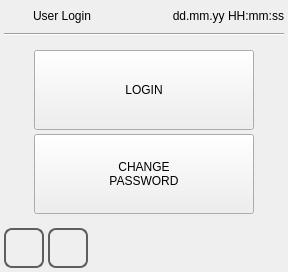
<?xml version="1.0" encoding="UTF-8"?>
<ui version="4.0">
 <class>login_pwd</class>
 <widget class="QWidget" name="login_pwd">
  <property name="geometry">
   <rect>
    <x>0</x>
    <y>0</y>
    <width>288</width>
    <height>272</height>
   </rect>
  </property>
  <property name="minimumSize">
   <size>
    <width>0</width>
    <height>0</height>
   </size>
  </property>
  <property name="maximumSize">
   <size>
    <width>16777215</width>
    <height>16777215</height>
   </size>
  </property>
  <property name="windowTitle">
   <string>login_pwd</string>
  </property>
  <property name="styleSheet">
   <string notr="true">QPushButton
{
	font: 18pt &quot;DejaVu Sans Mono&quot;;
}</string>
  </property>
  <layout class="QVBoxLayout" name="verticalLayout">
   <property name="spacing">
    <number>4</number>
   </property>
   <property name="margin">
    <number>4</number>
   </property>
   <item>
    <layout class="QHBoxLayout" name="horizontalLayout">
     <item>
      <widget class="QLabel" name="labelIcon">
       <property name="minimumSize">
        <size>
         <width>25</width>
         <height>25</height>
        </size>
       </property>
       <property name="maximumSize">
        <size>
         <width>25</width>
         <height>25</height>
        </size>
       </property>
       <property name="focusPolicy">
        <enum>Qt::NoFocus</enum>
       </property>
       <property name="styleSheet">
        <string notr="true">border-image: url(:/libicons/img/Key.png);</string>
       </property>
       <property name="text">
        <string/>
       </property>
      </widget>
     </item>
     <item>
      <widget class="QLabel" name="labelTitle">
       <property name="sizePolicy">
        <sizepolicy hsizetype="Preferred" vsizetype="Fixed">
         <horstretch>0</horstretch>
         <verstretch>0</verstretch>
        </sizepolicy>
       </property>
       <property name="focusPolicy">
        <enum>Qt::NoFocus</enum>
       </property>
       <property name="text">
        <string>User Login</string>
       </property>
      </widget>
     </item>
     <item>
      <widget class="QLabel" name="labelUserName">
       <property name="text">
        <string/>
       </property>
      </widget>
     </item>
     <item>
      <widget class="QLabel" name="labelDataOra">
       <property name="sizePolicy">
        <sizepolicy hsizetype="Preferred" vsizetype="Fixed">
         <horstretch>0</horstretch>
         <verstretch>0</verstretch>
        </sizepolicy>
       </property>
       <property name="focusPolicy">
        <enum>Qt::NoFocus</enum>
       </property>
       <property name="text">
        <string>dd.mm.yy HH:mm:ss</string>
       </property>
       <property name="alignment">
        <set>Qt::AlignRight|Qt::AlignTrailing|Qt::AlignVCenter</set>
       </property>
      </widget>
     </item>
    </layout>
   </item>
   <item>
    <widget class="Line" name="line">
     <property name="focusPolicy">
      <enum>Qt::NoFocus</enum>
     </property>
     <property name="orientation">
      <enum>Qt::Horizontal</enum>
     </property>
    </widget>
   </item>
   <item>
    <spacer name="verticalSpacer">
     <property name="focusPolicy">
      <enum>Qt::NoFocus</enum>
     </property>
     <property name="orientation">
      <enum>Qt::Vertical</enum>
     </property>
     <property name="sizeHint" stdset="0">
      <size>
       <width>20</width>
       <height>40</height>
      </size>
     </property>
    </spacer>
   </item>
   <item>
    <layout class="QGridLayout" name="gridLayout">
     <property name="leftMargin">
      <number>0</number>
     </property>
     <property name="rightMargin">
      <number>0</number>
     </property>
     <property name="spacing">
      <number>4</number>
     </property>
     <item row="0" column="1">
      <widget class="QPushButton" name="pushButtonLogin">
       <property name="minimumSize">
        <size>
         <width>220</width>
         <height>80</height>
        </size>
       </property>
       <property name="maximumSize">
        <size>
         <width>16777215</width>
         <height>200</height>
        </size>
       </property>
       <property name="focusPolicy">
        <enum>Qt::NoFocus</enum>
       </property>
       <property name="text">
        <string>LOGIN</string>
       </property>
      </widget>
     </item>
     <item row="1" column="1">
      <widget class="QPushButton" name="pushButtonPasswords">
       <property name="minimumSize">
        <size>
         <width>220</width>
         <height>80</height>
        </size>
       </property>
       <property name="maximumSize">
        <size>
         <width>16777215</width>
         <height>200</height>
        </size>
       </property>
       <property name="focusPolicy">
        <enum>Qt::NoFocus</enum>
       </property>
       <property name="text">
        <string>CHANGE
PASSWORD</string>
       </property>
      </widget>
     </item>
     <item row="1" column="2">
      <spacer name="horizontalSpacer_3">
       <property name="orientation">
        <enum>Qt::Horizontal</enum>
       </property>
       <property name="sizeHint" stdset="0">
        <size>
         <width>40</width>
         <height>20</height>
        </size>
       </property>
      </spacer>
     </item>
     <item row="1" column="0">
      <spacer name="horizontalSpacer">
       <property name="orientation">
        <enum>Qt::Horizontal</enum>
       </property>
       <property name="sizeHint" stdset="0">
        <size>
         <width>40</width>
         <height>20</height>
        </size>
       </property>
      </spacer>
     </item>
    </layout>
   </item>
   <item>
    <spacer name="verticalSpacer_2">
     <property name="focusPolicy">
      <enum>Qt::NoFocus</enum>
     </property>
     <property name="orientation">
      <enum>Qt::Vertical</enum>
     </property>
     <property name="sizeHint" stdset="0">
      <size>
       <width>20</width>
       <height>40</height>
      </size>
     </property>
    </spacer>
   </item>
   <item>
    <layout class="QHBoxLayout" name="horizontalLayout_3">
     <property name="spacing">
      <number>4</number>
     </property>
     <item>
      <widget class="QPushButton" name="pushButtonHome">
       <property name="sizePolicy">
        <sizepolicy hsizetype="Minimum" vsizetype="Fixed">
         <horstretch>60</horstretch>
         <verstretch>60</verstretch>
        </sizepolicy>
       </property>
       <property name="minimumSize">
        <size>
         <width>40</width>
         <height>40</height>
        </size>
       </property>
       <property name="maximumSize">
        <size>
         <width>40</width>
         <height>40</height>
        </size>
       </property>
       <property name="focusPolicy">
        <enum>Qt::NoFocus</enum>
       </property>
       <property name="styleSheet">
        <string notr="true">QPushButton
{
border: 2px solid  rgb(94, 94, 94);
border-radius: 8px;
qproperty-icon: url(:/libicons/img/Home.png);
qproperty-iconSize: 24px 24px;
qproperty-focusPolicy: NoFocus;
}
QPushButton:pressed
{
border: 2px solid  rgb(194, 194, 194);
background-color:  rgb(255, 255, 127);
}
QPushButton:disabled
{
border: 2px solid  rgb(194, 194, 194);
}
</string>
       </property>
       <property name="text">
        <string/>
       </property>
      </widget>
     </item>
     <item>
      <widget class="QPushButton" name="pushButtonBack">
       <property name="sizePolicy">
        <sizepolicy hsizetype="Minimum" vsizetype="Fixed">
         <horstretch>60</horstretch>
         <verstretch>60</verstretch>
        </sizepolicy>
       </property>
       <property name="minimumSize">
        <size>
         <width>40</width>
         <height>40</height>
        </size>
       </property>
       <property name="maximumSize">
        <size>
         <width>40</width>
         <height>40</height>
        </size>
       </property>
       <property name="focusPolicy">
        <enum>Qt::NoFocus</enum>
       </property>
       <property name="styleSheet">
        <string notr="true">QPushButton
{
border: 2px solid  rgb(94, 94, 94);
border-radius: 8px;
qproperty-icon: url(:/libicons/img/Go_back.png);
qproperty-iconSize: 24px 24px;
qproperty-focusPolicy: NoFocus;
}
QPushButton:pressed
{
border: 2px solid  rgb(194, 194, 194);
background-color:  rgb(255, 255, 127);
}
QPushButton:disabled
{
border: 2px solid  rgb(194, 194, 194);
}
</string>
       </property>
       <property name="text">
        <string/>
       </property>
      </widget>
     </item>
     <item>
      <spacer name="horizontalSpacer_2">
       <property name="focusPolicy">
        <enum>Qt::NoFocus</enum>
       </property>
       <property name="orientation">
        <enum>Qt::Horizontal</enum>
       </property>
       <property name="sizeHint" stdset="0">
        <size>
         <width>40</width>
         <height>20</height>
        </size>
       </property>
      </spacer>
     </item>
    </layout>
   </item>
  </layout>
 </widget>
 <resources/>
 <connections/>
</ui>
